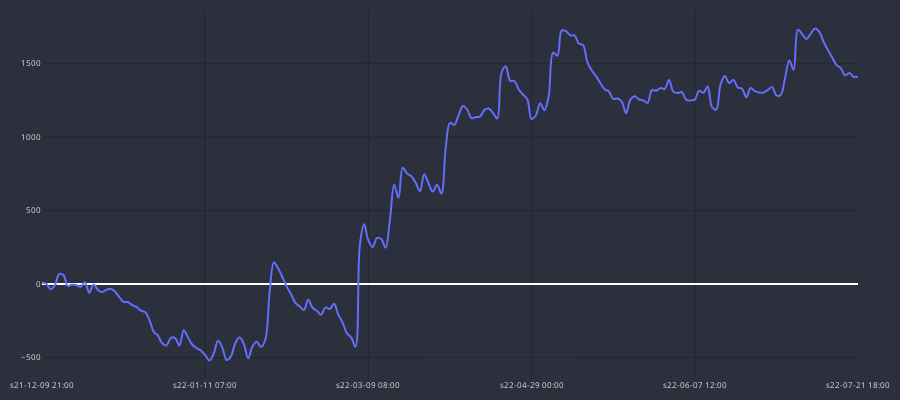

Source (notebook cell):
### Code cell
cp = CandlePlot(df_gains_EUR_AUD, candles=False)
cp.show_plot(line_traces=['GAIN_C'])

### Figure 1 — Plotly figure (JSON) as saved in the notebook; plotly's stock layout.template omitted (floating-point values rounded to 4 significant figures; data arrays with more than 128 entries replaced by an {"elided": "..."} marker saying what was removed)
{"data": [{"line": {"shape": "spline", "width": 2}, "name": "GAIN_C", "type": "scatter", "x": {"elided": "191 str values"}, "y": {"elided": "191 float values"}}], "layout": {"font": {"color": "#e1e1e1", "size": 8}, "height": 400, "margin": {"b": 10, "l": 10, "r": 10, "t": 10}, "paper_bgcolor": "#2c303c", "plot_bgcolor": "#2c303c", "width": 900, "xaxis": {"gridcolor": "#1f292f", "nticks": 5, "rangeslider": {"visible": false}}, "yaxis": {"gridcolor": "#1f292f"}}}
